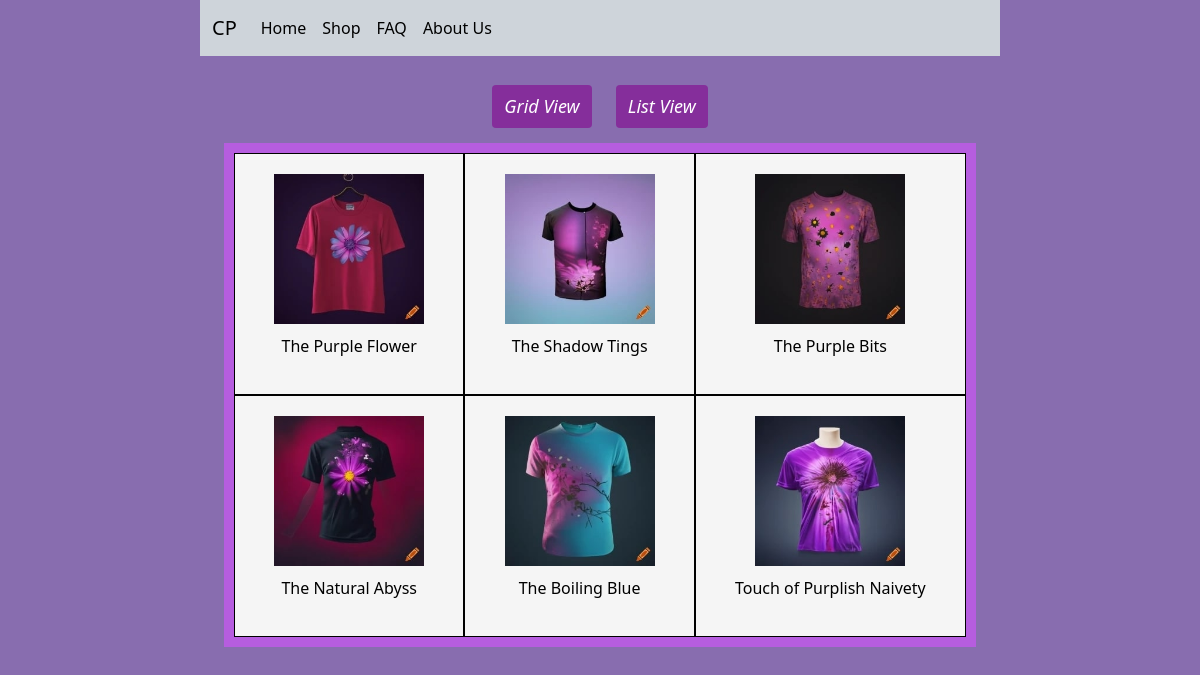
The page /products on the database as committed earlier.
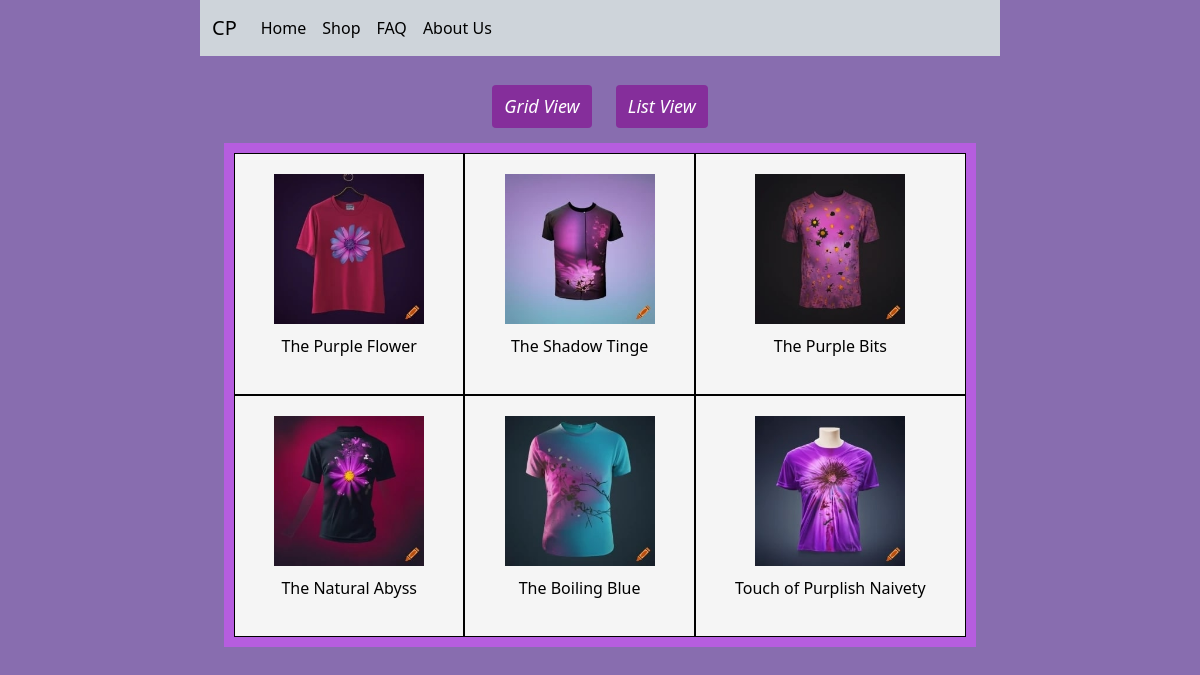
The same page on the database as committed later.
### tables this page shows
CREATE TABLE "items" (
	"id"	INTEGER NOT NULL,
	"name"	TEXT NOT NULL,
	"price"	INTEGER,
	"size"	TEXT NOT NULL,
	"image_filename"	TEXT,
	"description"	TEXT,
	"stock"	INTEGER NOT NULL,
	"timestamp"	TIMESTAMP NOT NULL DEFAULT CURRENT_TIMESTAMP,
	"image"	BLOB,
	PRIMARY KEY("id" AUTOINCREMENT)
);

### myapp/app.py (the view)
@app.route('/products')
def products():
    view = request.args.get('view', 'grid')
    item_list = get_all_items()
    return render_template("products.html", items=item_list, view=view)

### myapp/data.py (called while the page is built)
def connect_to_db(path):
    conn = sqlite3.connect(path)
    conn.row_factory = sqlite3.Row
    return conn, conn.cursor()

def get_all_items():
    conn, cur = connect_to_db(db_path)
    query = 'SELECT *, "/static/img/" || image_filename AS image_url FROM items'
    results = cur.execute(query).fetchall()
    conn.close()
    return results

### myapp/templates/products.html (shortened to what this page needs)
{% extends 'base.html' %}
{% block content %}
<div class="view-options">
  <a href="{{ url_for('products', view='grid') }}" class="view-option {% if view == 'grid' %}active{% endif %}">
    <button class="view-button"><i class="fas fa-th-large"> Grid View </i></button>
  </a>
  <a href="{{ url_for('products', view='list') }}" class="view-option {% if view == 'list' %}active{% endif %}">
    <button class="view-button"><i class="fas fa-bars"> List View </i></button>
  </a>
</div>
{% set displayed_items = [] %}
{% if view == 'grid' %}
  <div class="grid-container">
    {% for item in items %}
      {% if item['image_url'] not in displayed_items %}
        {% set _ = displayed_items.append(item['image_url']) %}
        <div class="grid-item">
          <a href="{{ url_for('item_by_name', name=item['name']) }}">
            <img src="{{ item['image_url'] }}" alt="Item Image">
            <p>{{ item['name'] }}</p>
          </a>
        </div>
      {% endif %}
    {% endfor %}
  </div>
{% endif %}
{% endblock %}

### myapp/templates/base.html (shortened to what this page needs)
<!DOCTYPE html>
<html lang="en">
<head>
    <link href="https://cdn.jsdelivr.net/npm/bootstrap@5.3.0-alpha3/dist/css/bootstrap.min.css" rel="stylesheet">
    <link href="../static/css/style.css" rel="stylesheet">
</head>
<body>
    <nav class="navbar navbar-expand-sm bg-dark-subtle bg-body-tertiary">
        <div class="container-fluid">
          <a class="navbar-brand" href="{{url_for('index')}}">CP</a>
          <div class="collapse navbar-collapse" id="navbarSupportedContent">
            <ul class="navbar-nav me-auto mb-2 mb-lg-0">
              <li class="nav-item">
                <a class="nav-link active" aria-current="page" href="{{url_for('index')}}">Home</a>
              </li>
              <li class="nav-item">
                <a class="nav-link" href="{{url_for('products')}}">Shop</a>
              </li>
              <li class="nav-item">
                <a class="nav-link" href="{{url_for('faq')}}">FAQ</a>
              </li>
              <li class="nav-item">
                <a class="nav-link" href="{{url_for('about')}}">About Us</a>
              </li>
            </ul>
          </div>
        </div>
      </nav>
    <div class="m-4">
        {% block content %}
        {% endblock %}
    </div>
</body>
</html>

### myapp/static/css/style.css (style rules this page uses)
img { height: 100%; width: 100%; }
body { padding: 0px 200px 0px 200px; background-color: #886DAF; }
a:link { color: black }
* { box-sizing: content-box; }
.view-options { text-align: center; margin-bottom: 10px; }
.view-option { display: inline-block; padding: 5px; margin: 0 5px; color: #888; text-decoration: none; font-size: 20px; }
.view-option.active { color: #000; }
.view-option button { background-color: #852e9b; border: none; color: #fff; padding: 8px 12px; border-radius: 4px; font-size: 18px; cursor: pointer; }
.grid-container { display: grid; grid-template-columns: auto auto auto; background-color: #b65ddf; padding: 10px; }
.grid-item { background-color: whitesmoke; border: 1px solid black; padding: 20px; text-align: center; }
.grid-item a { display: flex; flex-direction: column; align-items: center; text-decoration: none; }
.grid-item img { height: 150px; width: auto; object-fit: contain; }
.grid-item p { font-size: 16px; margin-top: 10px; }

Rows that differ between the two databases and show on the page:
changed items: name "The Shadow Tings" → "The Shadow Tinge"
